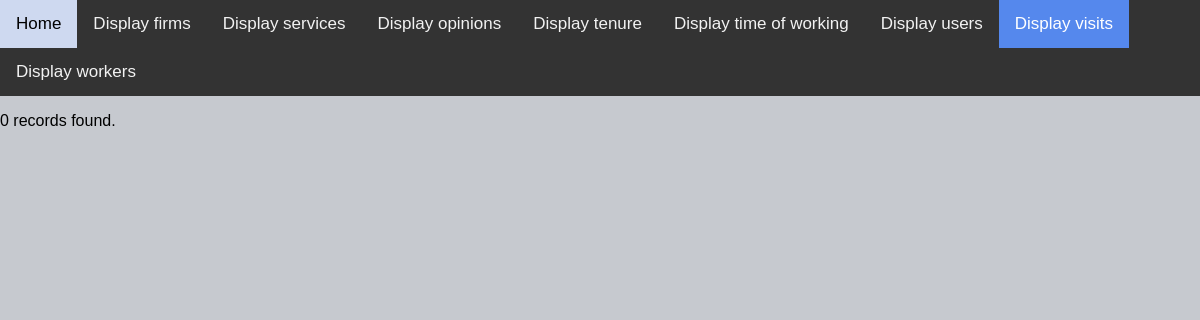
/display_visits.php (signed in), run on an earlier commit of the app's database.
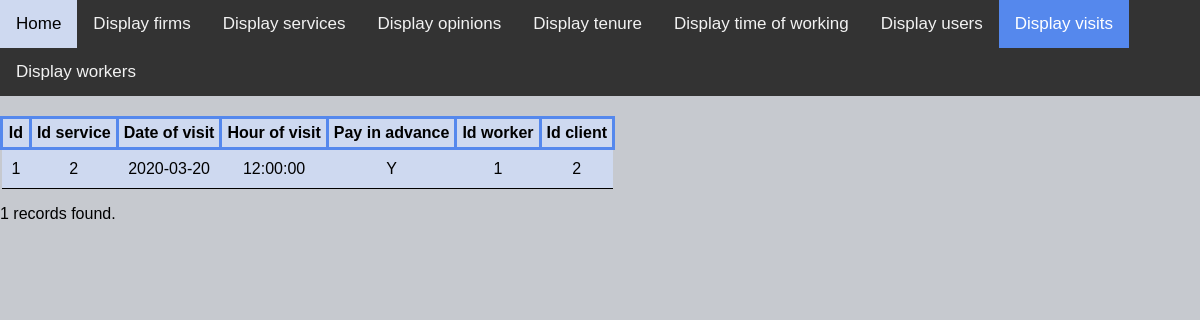
And on a later commit of the database.
### tables this page shows
CREATE TABLE `visits` (
  `id` int(5) NOT NULL,
  `idService` int(5) NOT NULL,
  `dateVisit` date NOT NULL,
  `hourVisit` time NOT NULL,
  `payInAdvance` char(1) NOT NULL,
  `idWorker` int(5) NOT NULL,
  `idClient` int(5) NOT NULL
);

### display_visits.php (the view, shortened to what this page needs)
<!DOCTYPE html>
<html>
<head>
<link rel="stylesheet" href="style.css">
</head>
<body>
<div class="topnav">
  <a href="mainMenu.php">Home</a>
  <a href="display_firms.php">Display firms</a>
  <a href="display_services.php" >Display services</a>
  <a href="display_opinions.php">Display opinions</a>
  <a href="display_tenure.php" >Display tenure</a>
  <a href="display_timeofworking.php" >Display time of working</a>
  <a href="display_users.php">Display users</a>
  <a class="active" >Display visits</a>
  <a href="display_workers.php">Display workers</a>
</div>
<?php
require_once "configuration.php";
$dbConnection = new PDO("mysql:host=$dbHost;dbname=$dbName", $dbUsername, $dbPassword);
$dbConnection->setAttribute(PDO::ATTR_ERRMODE, PDO::ERRMODE_EXCEPTION);
$dbConnection->query('SET CHARSET utf8');
$query = "SELECT * FROM visits";
$statement = $dbConnection->prepare($query);
$statement->execute();
if ($statement->rowCount() > 0)
{
    echo "<table>";
    $result = $statement->fetchAll(PDO::FETCH_OBJ);
	echo "<th>Id</th> <th>Id service</th><th>Date of visit</th><th>Hour of visit</th><th>Pay in advance</th><th>Id worker</th> ";
	echo "<th>Id client</th>";
    foreach ($result as $row)
    {
        echo "<tr>";
        echo "<td>" . $row->id . "</td><td>" . $row->idService . "</td><td>" . $row->dateVisit . "</td>
		<td>" . $row->hourVisit . "</td><td>" . $row->payInAdvance . "</td><td>"  . $row->idWorker . "</td>
		<td>" . $row->idClient . "</td>";
        echo "</tr>";
    }
    echo "</table>";
}
echo "<p>" . $statement->rowCount() . " records found.</p>";
?>
</body>
</html>

What changed in the data, as far as the page shows it:
added visits: id "1", idService "2", dateVisit "2020-03-20", hourVisit "12:00:00", payInAdvance "Y", idWorker "1", idClient "2"
Also different on the page:
$statement->rowCount(): "0" → "1"
text now shown: "Id Id service Date of visit Hour of visit Pay in advance Id worker Id client"
